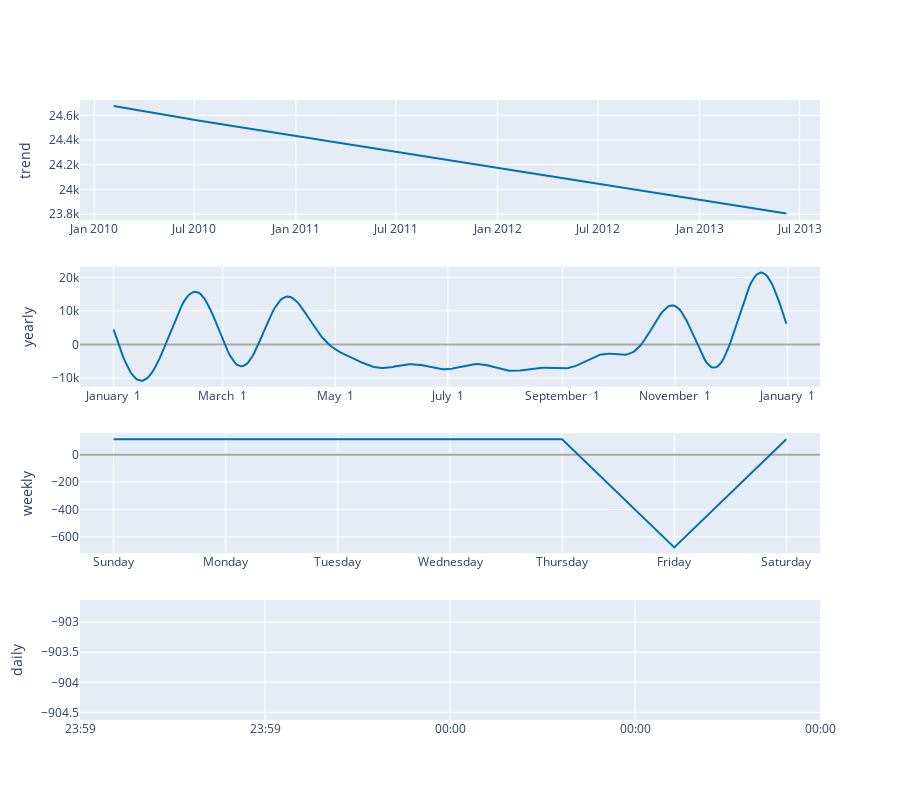

Here is the notebook cell this chart was saved with:
### Code cell
plot_components_plotly(model, forecast)

### Figure 1 — Plotly figure (JSON) as saved in the notebook; plotly's stock layout.template omitted (floating-point values rounded to 4 significant figures; data arrays with more than 128 entries replaced by an {"elided": "..."} marker saying what was removed)
{"data": [{"line": {"color": "#0072B2", "width": 2}, "mode": "lines", "name": "trend", "type": "scatter", "x": {"elided": "175 str values"}, "xaxis": "x", "y": {"elided": "175 float values"}, "yaxis": "y"}, {"line": {"color": "rgba(0, 114, 178, 0.2)", "width": 0}, "mode": "lines", "name": "trend_upper", "type": "scatter", "x": {"elided": "175 str values"}, "xaxis": "x", "y": {"elided": "175 float values"}, "yaxis": "y"}, {"fill": "tonexty", "fillcolor": "rgba(0, 114, 178, 0.2)", "line": {"color": "rgba(0, 114, 178, 0.2)", "width": 0}, "mode": "lines", "name": "trend_lower", "type": "scatter", "x": {"elided": "175 str values"}, "xaxis": "x", "y": {"elided": "175 float values"}, "yaxis": "y"}, {"line": {"color": "#0072B2", "width": 2}, "mode": "lines", "name": "yearly", "type": "scatter", "x": {"elided": "365 str values"}, "xaxis": "x2", "y": {"elided": "365 float values"}, "yaxis": "y2"}, {"line": {"color": "#0072B2", "width": 2}, "mode": "lines", "name": "weekly", "type": "scatter", "x": ["2017-01-01T00:00:00", "2017-01-02T00:00:00", "2017-01-03T00:00:00", "2017-01-04T00:00:00", "2017-01-05T00:00:00", "2017-01-06T00:00:00", "2017-01-07T00:00:00"], "xaxis": "x3", "y": [113.0, 113.0, 113.0, 113.0, 113.0, -677.7, 113.0], "yaxis": "y3"}, {"line": {"color": "#0072B2", "width": 2}, "mode": "lines", "name": "daily", "type": "scatter", "x": ["2017-01-01T00:00:00"], "xaxis": "x4", "y": [-903.6], "yaxis": "y4"}], "layout": {"height": 800, "showlegend": false, "width": 900, "xaxis": {"anchor": "y", "domain": [0, 1], "range": ["2009-12-06T02:24:00", "2013-08-06T21:36:00"], "type": "date"}, "xaxis2": {"anchor": "y2", "domain": [0, 1], "range": ["2016-12-13T18:54:02.958904115", "2018-01-18T11:04:57.863013581"], "tickformat": "%B %e", "type": "date"}, "xaxis3": {"anchor": "y3", "domain": [0, 1], "range": ["2016-12-31T16:48:00", "2017-01-07T07:12:00"], "tickformat": "%A", "type": "date"}, "xaxis4": {"anchor": "y4", "domain": [0, 1], "range": ["2017-01-01T00:00:00", "2017-01-01T00:00:00"], "tickformat": "%H:%M", "type": "date"}, "yaxis": {"anchor": "x", "domain": [0.8063, 1], "rangemode": "normal", "title": {"text": "trend"}, "zerolinecolor": "#AAA"}, "yaxis2": {"anchor": "x2", "domain": [0.5375, 0.7312], "title": {"text": "yearly"}, "zerolinecolor": "#AAA"}, "yaxis3": {"anchor": "x3", "domain": [0.2687, 0.4625], "title": {"text": "weekly"}, "zerolinecolor": "#AAA"}, "yaxis4": {"anchor": "x4", "domain": [0, 0.1938], "title": {"text": "daily"}, "zerolinecolor": "#AAA"}}}
